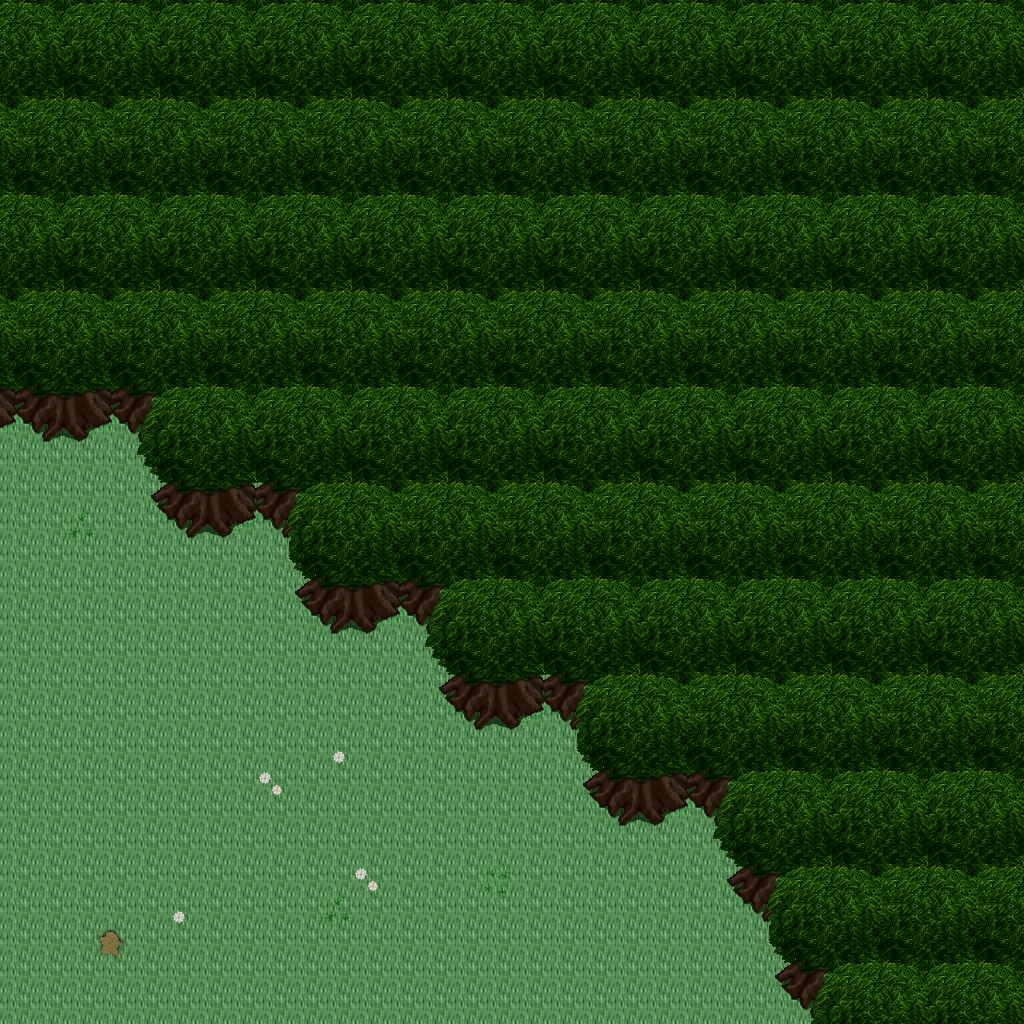

Below is a game level as drawn by its tile map, then a one-line description and the .tmx that defines it (tile-layer data replaced by summaries):
An orthogonal 32x32 tile map with 32x32 px tiles, 5 tile layers (Ground, Objects, Objects2, Above, ...), 1 hidden layer not drawn, 26 tilesets.

<map version="1.10" tiledversion="1.11.0" orientation="orthogonal" renderorder="right-down" width="32" height="32" tilewidth="32" tileheight="32" infinite="0" nextlayerid="11" nextobjectid="1">
 <tileset firstgid="1" name="ground_ground" tilewidth="32" tileheight="32" tilecount="33" columns="3">
  <image source="../drawable/ground_ground.png" width="96" height="352" />
 </tileset>
 <tileset firstgid="34" name="building_castle" tilewidth="32" tileheight="32" tilecount="320" columns="20">
  <image source="../drawable/building_castle.png" width="640" height="512" />
 </tileset>
 <tileset firstgid="354" name="plant_flower_daisy_white" tilewidth="32" tileheight="32" tilecount="8" columns="2">
  <image source="../drawable/plant_flower_daisy_white.png" width="64" height="128" />
 </tileset>
 <tileset firstgid="362" name="ground_mud_patch" tilewidth="32" tileheight="32" tilecount="4" columns="4">
  <image source="../drawable/ground_mud_patch.png" width="128" height="32" />
 </tileset>
 <tileset firstgid="366" name="plant_grasses" tilewidth="32" tileheight="32" tilecount="6" columns="3">
  <image source="../drawable/plant_grasses.png" width="96" height="64" />
 </tileset>
 <tileset firstgid="372" name="ground_cobbled_paving" tilewidth="32" tileheight="32" tilecount="1" columns="1">
  <image source="../drawable/ground_cobbled_paving.png" width="32" height="32" />
 </tileset>
 <tileset firstgid="373" name="plant_bush_bushes" tilewidth="32" tileheight="32" tilecount="10" columns="5">
  <image source="../drawable/plant_bush_bushes.png" width="160" height="64" />
 </tileset>
 <tileset firstgid="383" name="ground_grass_edges" tilewidth="32" tileheight="32" tilecount="36" columns="12">
  <image source="../drawable/ground_grass_edges.png" width="384" height="96" />
 </tileset>
 <tileset firstgid="419" name="ground_grass_corners" tilewidth="32" tileheight="32" tilecount="24" columns="6">
  <image source="../drawable/ground_grass_corners.png" width="192" height="128" />
 </tileset>
 <tileset firstgid="443" name="plant_tree_tree_darkgreen" tilewidth="32" tileheight="32" tilecount="88" columns="8">
  <image source="../drawable/plant_tree_tree_darkgreen.png" width="256" height="352" />
 </tileset>
 <tileset firstgid="531" name="plant_flower_daisy_yellow" tilewidth="32" tileheight="32" tilecount="8" columns="2">
  <image source="../drawable/plant_flower_daisy_yellow.png" width="64" height="128" />
 </tileset>
 <tileset firstgid="539" name="plant_flower_daisy_red" tilewidth="32" tileheight="32" tilecount="8" columns="2">
  <image source="../drawable/plant_flower_daisy_red.png" width="64" height="128" />
 </tileset>
 <tileset firstgid="547" name="plant_flower_daisy_blue" tilewidth="32" tileheight="32" tilecount="8" columns="2">
  <image source="../drawable/plant_flower_daisy_blue.png" width="64" height="128" />
 </tileset>
 <tileset firstgid="555" name="building_fence_fence_chunky" tilewidth="32" tileheight="32" tilecount="21" columns="3">
  <image source="../drawable/building_fence_fence_chunky.png" width="96" height="224" />
 </tileset>
 <tileset firstgid="576" name="plant_bush_hedge" tilewidth="32" tileheight="32" tilecount="35" columns="5">
  <image source="../drawable/plant_bush_hedge.png" width="160" height="224" />
 </tileset>
 <tileset firstgid="611" name="plant_stump_stump_green" tilewidth="32" tileheight="32" tilecount="4" columns="2">
  <image source="../drawable/plant_stump_stump_green.png" width="64" height="64" />
 </tileset>
 <tileset firstgid="615" name="plant_stump_stump_brown" tilewidth="32" tileheight="32" tilecount="4" columns="2">
  <image source="../drawable/plant_stump_stump_brown.png" width="64" height="64" />
 </tileset>
 <tileset firstgid="619" name="logic_item_resources" tilewidth="32" tileheight="32" tilecount="6" columns="6">
  <image source="../drawable/logic_item_resources.png" width="192" height="32" />
 </tileset>
 <tileset firstgid="625" name="logic_portal" tilewidth="32" tileheight="32" tilecount="24" columns="8">
  <image source="../drawable/logic_portal.png" width="256" height="96" />
 </tileset>
 <tileset firstgid="649" name="logic_creature_mummy" tilewidth="32" tileheight="32" tilecount="2" columns="2">
  <image source="../drawable/logic_creature_mummy.png" width="64" height="32" />
 </tileset>
 <tileset firstgid="651" name="logic_creature_animal" tilewidth="32" tileheight="32" tilecount="32" columns="8">
  <image source="../drawable/logic_creature_animal.png" width="256" height="128" />
 </tileset>
 <tileset firstgid="683" name="logic_collision" tilewidth="32" tileheight="32" tilecount="1" columns="1">
  <image source="../drawable/logic_collision.png" width="32" height="32" />
 </tileset>
 <tileset firstgid="684" name="ground_grass_2" tilewidth="32" tileheight="32" tilecount="21" columns="3">
  <image source="../drawable/ground_grass_2.png" width="96" height="224" />
 </tileset>
 <tileset firstgid="705" name="logic_protection" tilewidth="32" tileheight="32" tilecount="2" columns="2">
  <image source="../drawable/logic_protection.png" width="64" height="32" />
 </tileset>
 <tileset firstgid="707" name="logic_creature_undead_skeleton" tilewidth="32" tileheight="32" tilecount="6" columns="6">
  <image source="../drawable/logic_creature_undead_skeleton.png" width="192" height="32" />
 </tileset>
 <tileset firstgid="713" name="logic_creature_troll" tilewidth="32" tileheight="32" tilecount="4" columns="4">
  <image source="../drawable/logic_creature_troll.png" width="128" height="32" />
 </tileset>
 <layer id="1" name="Ground" width="32" height="32">
  <data>[1024 cells, 1024 non-empty, 1 distinct tile ids]</data>
 </layer>
 <layer id="2" name="Objects" width="32" height="32">
  <data>[1024 cells, 77 non-empty, 20 distinct tile ids]</data>
 </layer>
 <layer id="3" name="Objects2" width="32" height="32">
  <data>[1024 cells, 0 non-empty, 0 distinct tile ids]</data>
 </layer>
 <layer id="4" name="Above" width="32" height="32">
  <data>[1024 cells, 704 non-empty, 27 distinct tile ids]</data>
 </layer>
 <layer id="5" name="Above2" width="32" height="32">
  <data>[1024 cells, 0 non-empty, 0 distinct tile ids]</data>
 </layer>
 <layer id="6" name="Walkable" width="32" height="32" visible="0">
  <data>[1024 cells, 738 non-empty, 1 distinct tile ids]</data>
 </layer>
 <objectgroup id="7" name="Mapevents" />
 <objectgroup id="8" name="Spawn" />
 <objectgroup id="9" name="Keys" />
 <objectgroup id="10" name="Replace" />
</map>
